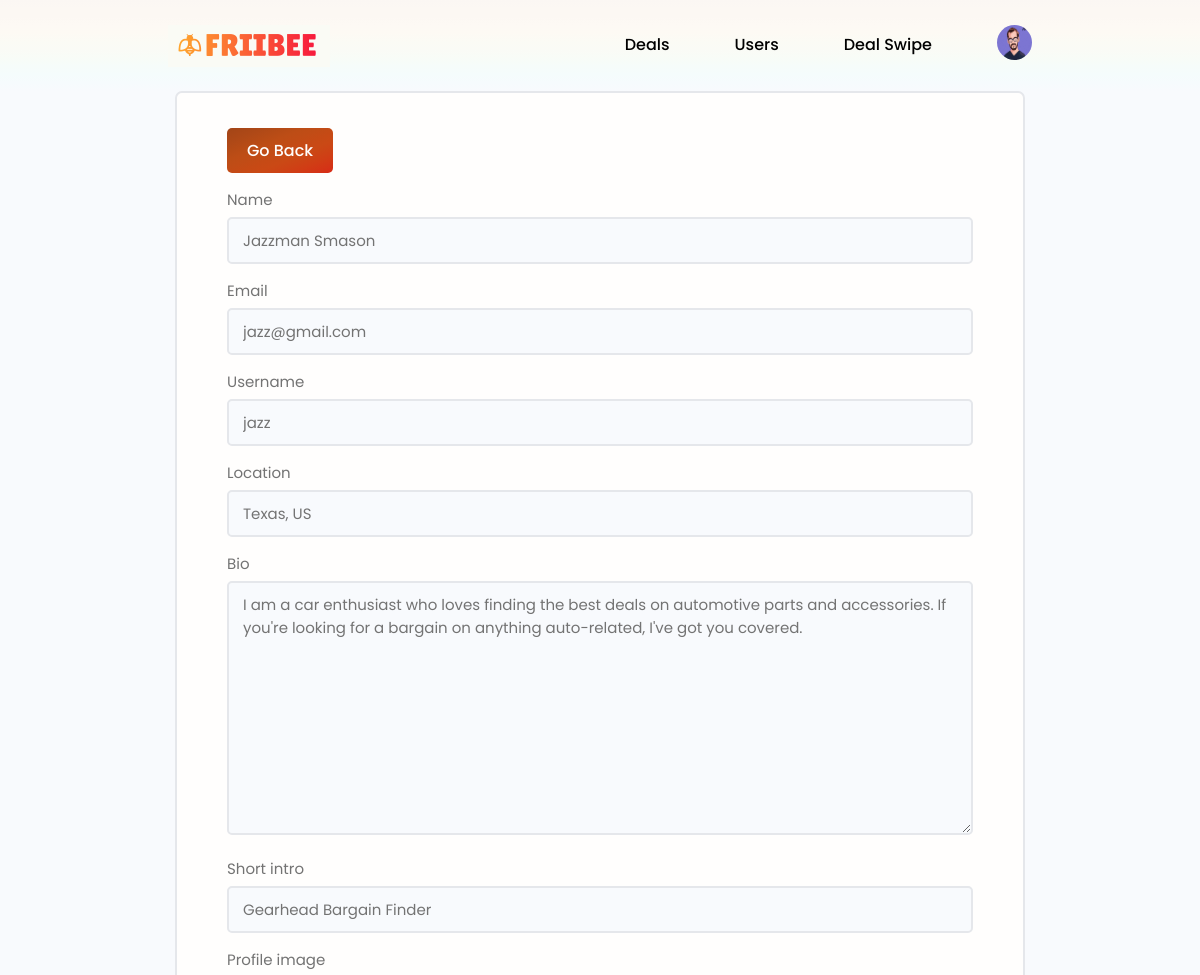
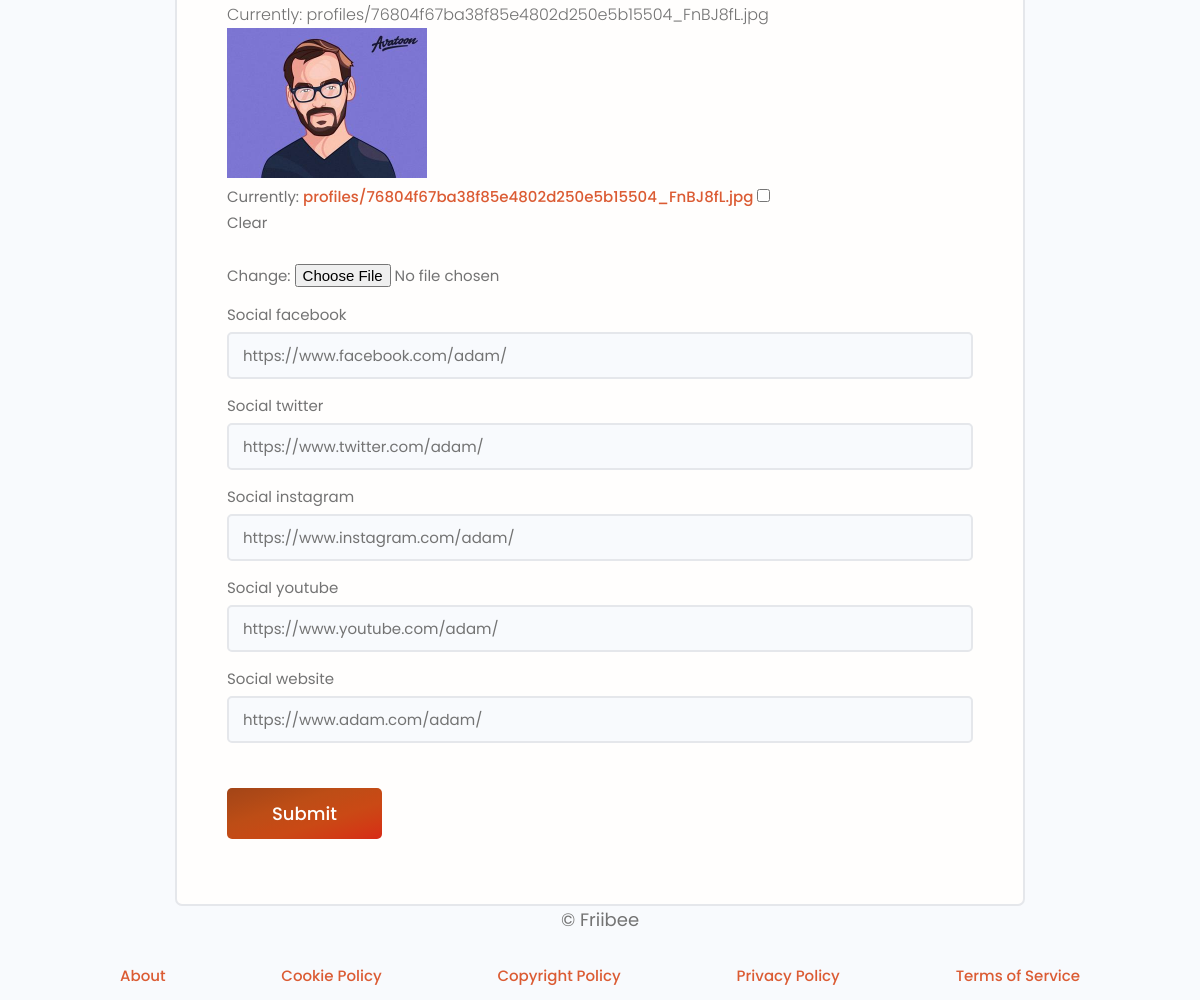
Page /edit-account/ (signed in) on the committed database (2 pictures, top to bottom).
### users/models.py (models this page shows, shortened)
class Profile(models.Model):
    user = models.OneToOneField(
        User, on_delete=models.CASCADE, null=True, blank=True)
    name = models.CharField(max_length=200, blank=True, null=True)
    email = models.EmailField(max_length=500, blank=True, null=True)
    username = models.CharField(max_length=200, blank=True, null=True)
    location = models.CharField(max_length=200, blank=True, null=True)
    short_intro = models.CharField(max_length=200, blank=True, null=True)
    bio = models.TextField(blank=True, null=True)
    profile_image = models.ImageField(
        null=True, blank=True, upload_to='profiles/', default="profiles/user-default.png")
    social_facebook = models.CharField(max_length=200, blank=True, null=True)
    social_twitter = models.CharField(max_length=200, blank=True, null=True)
    social_instagram = models.CharField(max_length=200, blank=True, null=True)
    social_youtube = models.CharField(max_length=200, blank=True, null=True)
    social_website = models.CharField(max_length=200, blank=True, null=True)
    created = models.DateTimeField(auto_now_add=True)
    id = models.UUIDField(primary_key=True, default=uuid.uuid4, editable=False)
    followers = models.ManyToManyField(User, related_name='following', blank=True)
    followers_last_checked = models.DateTimeField(auto_now_add=True, null=True)
    blocked_users = models.ManyToManyField('self', symmetrical=False, blank=True, related_name="blocking_users")
    followed_tags = models.ManyToManyField('projects.Tag', blank=True, related_name='followers')
    notify_new_followers = models.BooleanField(default=True)
    notify_new_messages = models.BooleanField(default=True)  # Add this line for new message notifications
    notify_new_comment_on_project = models.BooleanField(default=True)  # New setting for comments on project
    notify_new_replied_comment = models.BooleanField(default=True)
    notify_new_upvote_on_project = models.BooleanField(default=True)  # New setting for upvotes on projects
    class Meta:
        ordering = ['created']
    @property
    def imageURL(self):
        try:
            url = self.profile_image.url
        except:
            url = ''
        return url

### users/views.py (the view)
# urls.py: path('edit-account/', views.editAccount, name="edit-account"),
@login_required(login_url='login')
def editAccount(request):
    profile = request.user.profile
    form = ProfileForm(instance=profile)
    if request.method == 'POST':
        form = ProfileForm(request.POST, request.FILES, instance=profile)
        if form.is_valid():
            form.save()
            return redirect('account')
    context = {'form': form}
    return render(request, 'users/profile_form.html', context)

### users/forms.py
class ProfileForm(ModelForm):
    class Meta:
        model = Profile
        fields = ['name', 'email', 'username',
                  'location', 'bio', 'short_intro', 'profile_image',
                  'social_facebook', 'social_twitter', 'social_instagram',
                  'social_youtube', 'social_website']
    def __init__(self, *args, **kwargs):
        super(ProfileForm, self).__init__(*args, **kwargs)
        for name, field in self.fields.items():
            field.widget.attrs.update({'class': 'input'})

### users/context_processors.py (called while the page is built)
def notification_counts(request):
    if request.user.is_authenticated:
        profile = request.user.profile
        notifications = Notification.objects.filter(profile=profile, seen=False)
        unseen_notifications_count = notifications.count()
        unseen_reviews = Review.objects.filter(project__owner=profile, seen=False)
        unseen_reviews_count = unseen_reviews.count()
        new_followers = User.objects.filter(Q(following__in=[profile]) & Q(profile__followers_last_checked__lt=profile.followers_last_checked))
        new_followers_count = new_followers.count()
    else:
        unseen_notifications_count = 0
        unseen_reviews_count = 0
        new_followers_count = 0
    return {
        'unseen_notifications_count': unseen_notifications_count,
        'unseen_reviews_count': unseen_reviews_count,
        'new_followers_count': new_followers_count
    }

### users/templates/users/profile_form.html (shortened to what this page needs)
{% extends 'main.html' %}
{% block content %}
<main class="formPage my-xl">
    <div class="content-box">
        <div class="formWrapper">
            <button class="btn btn--sub btn--main" onclick="goBack()">Go Back</button>
            <br>
            <form class="form" method="POST" action="{% url 'edit-account' %}" enctype="multipart/form-data">
                {% for field in form %}
                <div class="form__field">
                    <label for="formInput#text">{{field.label}}</label>
                    {% if field.name == "profile_image" %}
                        <p>Currently: {{ form.instance.profile_image.name }}</p>
                        {% if form.instance.profile_image %}
                            <div>
                                <img src="{{ form.instance.profile_image.url }}" alt="Current Profile Image" class="preview-image" />
                            </div>
                        {% endif %}
                        {{field}}
                    {% else %}
                        {{field}}
                    {% endif %}
                </div>
                {% endfor %}
                <input class="btn btn--sub btn--lg  my-md" type="submit" value="Submit" />
            </form>
        </div>
    </div>
</main>
{% endblock content %}

### templates/navbar.html (shortened to what this page needs)
{% load static %}
<head>
    <link rel="stylesheet" href="https://cdnjs.cloudflare.com/ajax/libs/font-awesome/5.15.4/css/all.min.css">
</head>
<header class="header">
    <div class="container container--narrow">
        <a href="{% url 'projects' %}" class="header__logo">
            <img src="{% static 'images/friibee.png' %} " alt="DevSearch Logo" />
        </a>
        <nav class="header__nav">
            <ul class="header__menu">
                <li class="header__menuItem"><a href="{% url 'projects' %}">Deals</a></li>
                <li class="header__menuItem"><a href="{% url 'profiles' %}">Users</a></li>
                <li class="header__menuItem"><a href="{% url 'swipe-page' %}">Deal Swipe</a></li>
                {% if request.user.is_authenticated %}
                <li class="header__menuItem">
                    <div class="image-icon-wrapper">
                        <img class="user-image" src="{{ request.user.profile.imageURL }}" alt="{{ request.user.profile.username }}" />
                    </div>
                </li>
                {% else %}
                <li class="header__menuItem"><a href="{% url 'login' %}" class="btn btn--sub" style="color: white;">Login/Sign Up</a></li>
                {% endif %}
            </ul>
        </nav>
    </div>
</header>

### static/styles/app.css (style rules this page uses)
:root { --color-sub: #2d2d39; }
.btn--sub { background-image: linear-gradient(to right bottom, #a24517, #a94717, #af4917, #b64b16, #bd4d16, #c14c16, #c64a15, #ca4915, #cd4315, #d13c15, #d43416, #d82a17); }
img { width: 100%; }
.content-box { width: 95%; max-width: 85rem; margin: 0 auto; }
.header { position: sticky; z-index: 111; background-image: linear-gradient(to bottom, #fbf7f3, #fcf8f3, #fcf8f3, #fdf9f4, #fdfaf4, #fbfbf5, #fafbf6, #f8fcf7, #f6fcfa, #f5fcfc, #f6fbfd, #f8fafd); padding: 1.5rem 0; }
.header > .container { display: flex; justify-content: space-between; align-items: center; }
.header__logo > img { height: 4.2rem; margin-top: 10px; }
.header__nav > ul { display: inline-flex; align-items: center; list-style: none; gap: 6.5rem; }
.header__menuItem > a { color: #000000; font-weight: 450; font-size: 16px; }
.formPage .formWrapper { list-style: none; background: var(--color-white); padding: 3.5rem 5rem; border: 2px solid var(--color-light); border-radius: 0.7rem; }

### static/uikit/styles/modules/_variables.css (style rules this page uses)
:root { --color-main: #5aa5b9; --color-main-light: #e6faff; --color-sub: #3f4156; --color-sub-light: #51546e; --color-sub-lighter: #ededfd; --color-text: #737373; --color-gray: #8b8b8b; --color-light: #e5e7eb; --color-light-gray: #767676; --color-bg: #f8fafd; --color-white: #fffefd; --color-white-light: #f3f3f3; --color-success: #359e64; --color-success-bg: #def8e8; --color-error: #fc4b0b; --color-error-bg: #fff2ee; --font-base: 'Poppins', arial, helvetica, 'Segoe UI', roboto, ubuntu, sans-serif; --font-monospace: 'Fira Code', 'Courier New', courier, monospace; --font-regular: 300; --font-medium: 500; --font-bold: 700; --generic-shadow: 1px 1px 5px #00000010; --generic-transition: all 0.3s ease-in-out; }

### static/uikit/styles/modules/_base.css (style rules this page uses)
* { margin: 0; padding: 0; box-sizing: border-box; text-rendering: optimizeLegibility; color: inherit; font-size: inherit; }
html { font-size: 50%; }
@media only screen and (min-width: 480px) { html { font-size: 56.25%; } }
@media only screen and (min-width: 1200px) { html { font-size: 62.5%; } }
body { line-height: 1.6; font-weight: 400; font-size: 1.5rem; color: var(--color-text); background-color: var(--color-bg); min-height: 100vh; }

### static/uikit/styles/modules/_typography.css (style rules this page uses)
* { font-family: var(--font-base); }
p, span, strong { font-size: 1.6rem; color: var(--color-text); font-weight: var(--font-regular); }
a { padding-bottom: 2px; text-decoration: none; display: inline-block; color: #db5b33; font-weight: var(--font-medium); }

### static/uikit/styles/modules/_utilities.css (style rules this page uses)
.container { width: 92%; max-width: 165rem; margin: 0 auto; box-sizing: border-box; }
.container--narrow { width: 92%; max-width: 120rem; }
@media screen and (min-width: 1000px) { .container { width: 90%; } }
@media screen and (min-width: 1000px) { .container--narrow { width: 85%; } }
@media screen and (min-width: 1200px) { .container { width: 80%; } }
@media screen and (min-width: 1200px) { .container--narrow { width: 72%; } }
.my-md { margin: 3rem auto; }
.my-xl { margin: None; }

### static/uikit/styles/modules/_button.css (style rules this page uses)
.btn { display: inline-block; position: relative; cursor: pointer; background-color: var(--color-light); font-weight: var(--font-medium); color: var(--color-sub); text-decoration: none; padding: 1rem 2rem; border-radius: 0.5rem; border: none; width: -webkit-fit-content; width: -moz-fit-content; width: fit-content; height: -webkit-fit-content; height: -moz-fit-content; height: fit-content; font-size: 1.6rem; outline-width: 0; outline-color: transparent; -webkit-backface-visibility: hidden; backface-visibility: hidden; transition: all 0.3s ease-in-out; }
.btn--main { background-color: var(--color-main); color: var(--color-white); }
.btn--sub { background-color: var(--color-sub); color: var(--color-white); }
.btn--lg { font-size: 1.8rem; padding: 1.2rem 4.5rem; }

### static/uikit/styles/modules/_form.css (style rules this page uses)
.form { display: block; }
.form__field { margin-top: 1.5rem; margin-bottom: 1.5rem; }
.form__label, .form__field > label { display: block; margin-bottom: 0.5rem; color: var(--color-text); }
input.input[type='text'], input.input[type='email'], input.input[type='password'], input.input[type='number'], select.input, textarea.input { min-width: 24rem; width: 100%; padding: 1.0rem 1.4rem; border-radius: 0.5rem; border: 2px solid var(--color-light); transition: all 0.3s ease-in-out; background-color: var(--color-bg); }

### templates/navbar.html (style rules this page uses)
.image-icon-wrapper { position: relative; display: inline-block; }
.user-image { width:35px; height:35px; border-radius:50%; }

### users/templates/users/profile_form.html (style rules this page uses)
.preview-image { width: 200px; height: auto; }

### rows in the picture
Profile: form "Jazzman Smason" "jazz@gmail.com" "jazz" "Texas, US" "I am a car enthusiast who loves finding the best deals on automotive parts and accessories. If you're looking for a bargain on anything auto-related, I've got you covered." "Gearhead Bargain Finder" "https://www.facebook.com/adam/" "https://www.twitter.com/adam/" "https://www.instagram.com/adam/" "https://www.youtube.com/adam/" "https://www.adam.com/adam/", instance.profile_image.name "profiles/76804f67ba38f85e4802d250e5b15504_FnBJ8fL.jpg", instance.profile_image (picture)

### other values in the picture
{{ field.label }} "Name" "Email" "Username" "Location" "Bio" "Short intro" "Profile image" "Social facebook" "Social twitter" "Social instagram" "Social youtube" "Social website"
